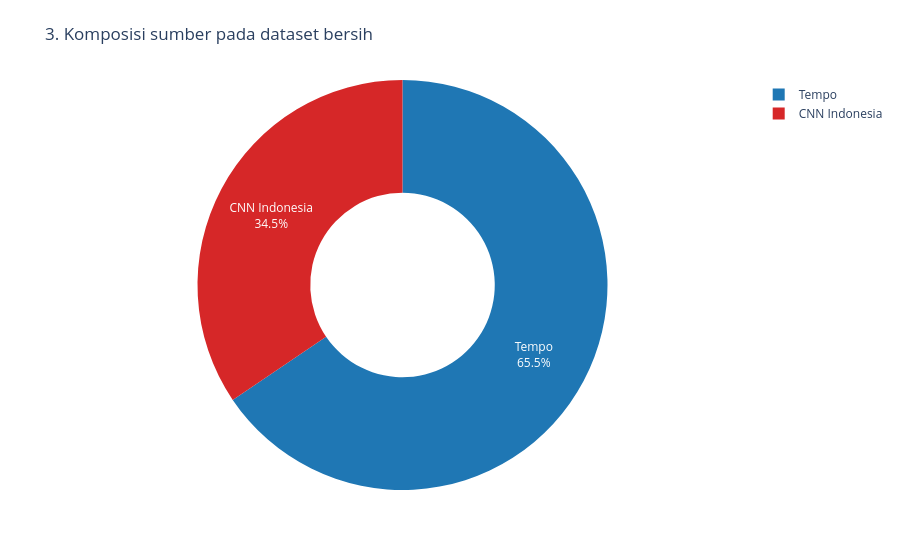

Write notebook code for a chart like this one.
### Markdown cell above
## 4. Komposisi sumber berita

Grafik 3 menunjukkan proporsi baris pada dataset bersih. Proporsi ini menggambarkan arsip dataset dan bukan pangsa pasar media.

### Code cell
sources = con.sql("""
SELECT source, COUNT(*) AS article_count FROM news GROUP BY source
ORDER BY article_count DESC
""").pl()
fig = px.pie(sources.to_pandas(), names="source", values="article_count", hole=0.45,
             color="source", color_discrete_map=COLORS,
             title="3. Komposisi sumber pada dataset bersih")
fig.update_traces(textinfo="percent+label")
show_and_save(fig, "03_source_share.html")

### Figure 1 — Plotly figure (JSON) as saved in the notebook; plotly's stock layout.template omitted (floating-point values rounded to 4 significant figures)
{"data": [{"customdata": [["Tempo"], ["CNN Indonesia"]], "domain": {"x": [0, 1], "y": [0, 1]}, "hole": 0.45, "hovertemplate": "source=%{customdata[0]}<br>article_count=%{value}<extra></extra>", "labels": ["Tempo", "CNN Indonesia"], "legendgroup": "", "marker": {"colors": ["#1f77b4", "#d62728"]}, "name": "", "showlegend": true, "textinfo": "percent+label", "type": "pie", "values": [632086, 332467]}], "layout": {"hovermode": "closest", "legend": {"tracegroupgap": 0}, "margin": {"b": 70, "l": 60, "r": 30, "t": 80}, "title": {"text": "3. Komposisi sumber pada dataset bersih"}}}
